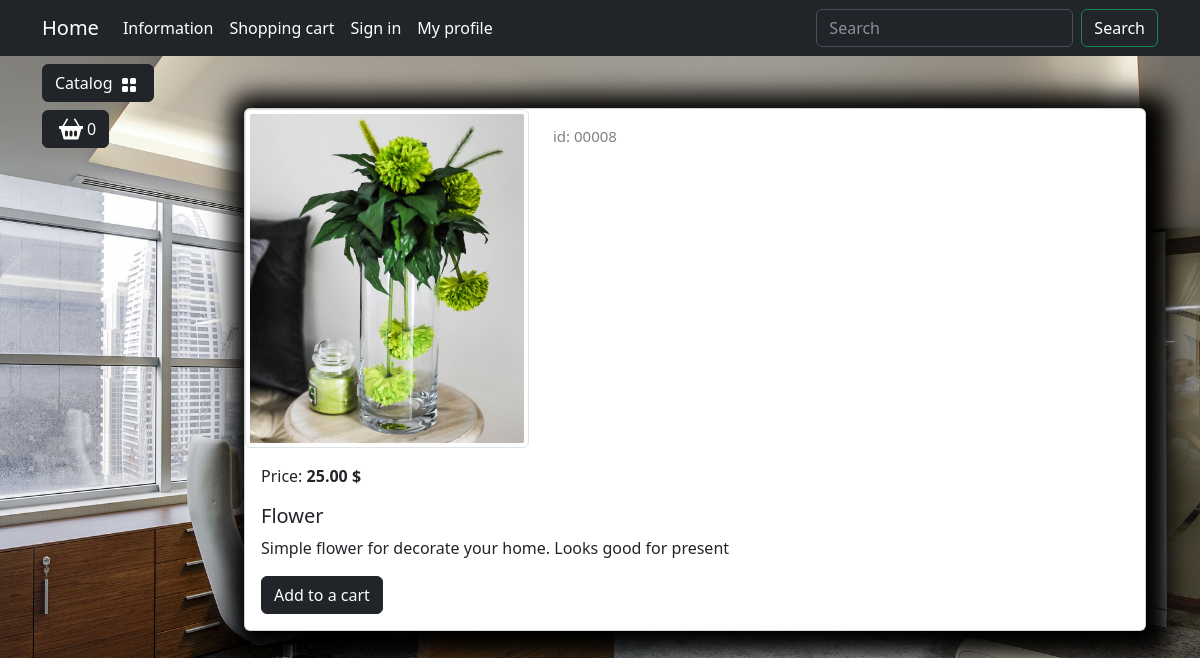
Page /catalog/product/flower/ on the committed database.
### goods/models.py (models this page shows, shortened)
class Products(models.Model):
    name = models.CharField(max_length=50, unique=True, verbose_name='Product')
    slug = models.SlugField(max_length=200, unique=True, blank=True, null=True, verbose_name='URL')
    description = models.TextField(max_length=500, blank=True, null=True, verbose_name="Description")
    image = models.ImageField(upload_to='goods_images', blank=True, null=True, verbose_name="Image")
    price = models.DecimalField(default=0.00, max_digits=7, decimal_places=2, verbose_name="Price")
    discount = models.DecimalField(default=0.00, max_digits=4, decimal_places=2, verbose_name="Discount in %")
    quantity = models.PositiveIntegerField(default=0, verbose_name='Quantity')
    category = models.ForeignKey(to=Categories, on_delete=models.CASCADE, verbose_name="Category")
    class Meta:
        db_table = 'product'
        verbose_name = 'Product'
        verbose_name_plural = "Products"
        ordering = ("id",)
    def display_id(self):
        return f'{self.id:05}'
    def sell_price(self):
        if self.discount:
            return round(self.price - self.price * self.discount/100, 2)
        return self.price

### goods/views.py (the view)
# urls.py: path('product/<slug:product_slug>/', views.product, name='product'),
def product(request, product_slug):
    product = Products.objects.get(slug=product_slug)
    context = {
        'product' : product,
    }
    return render(request, 'goods/product.html', context=context)

### goods/templatetags/goods_tags.py (called while the page is built)
@register.simple_tag()
def tag_categories():
    return Categories.objects.all()

### goods/templates/goods/product.html (shortened to what this page needs)
{% extends "main/base.html" %}
{% load static %}
{% block content %}
<div class="container mt-5">
    <div class="card mb-4 custom-shadow">
        <div class="row">
            <div class="col-md-4">
                <img src="{{ product.image.url }}"
                    class="img-thumbnail" data-bs-toggle="modal" data-bs-target="#imageModal1">
            </div>
            <div class="col-md-4 ">
                <p class="product_id mt-3"> id: {{ product.display_id }} </p>
            </div>
        </div>
        <div class="card-body">
            <p class="card-text">Price: <strong>{{ product.sell_price }} $</strong></p>
            <h5 class="card-title"> {{ product.name }} </h5>
            <p class="card-text">{{ product.description }}</p>
            <a href="#" class="btn btn-dark add-to-cart"> Add to a cart </a>
        </div>
    </div>
</div>
{% endblock content %}

### static/deps/css/my_css.css (style rules this page uses)
.custom-shadow { box-shadow: 5px 5px 25px 19px #000000; }
.product_id { color: gray; font-size: 15px; }

### rows in the picture
Products: image (picture), display_id "00008", sell_price "25.00", name "Flower", description "Simple flower for decorate your home. Looks good for present"
